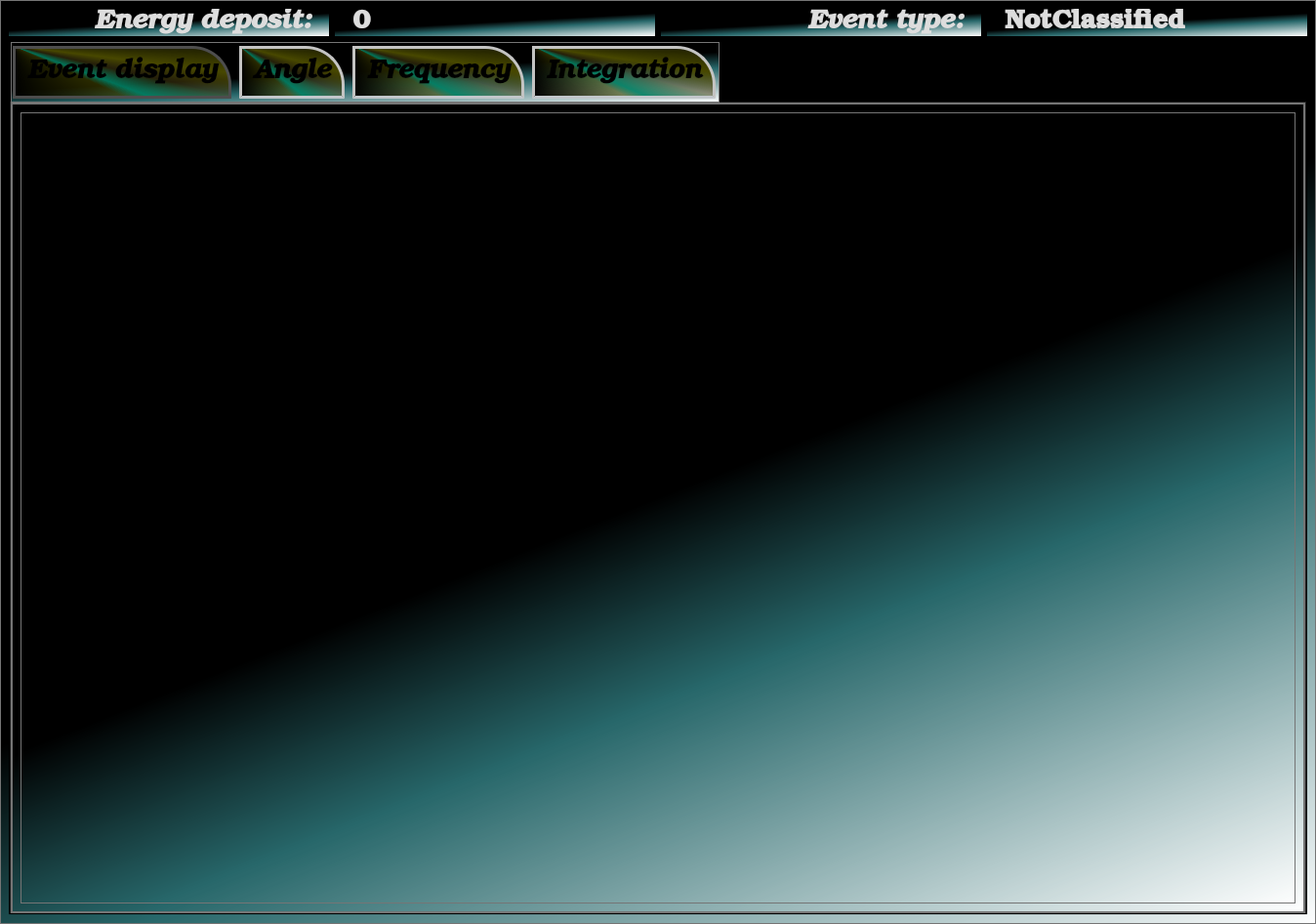
<?xml version="1.0" encoding="UTF-8"?>
<ui version="4.0">
 <class>MainWindow</class>
 <widget class="QMainWindow" name="MainWindow">
  <property name="geometry">
   <rect>
    <x>0</x>
    <y>0</y>
    <width>1348</width>
    <height>946</height>
   </rect>
  </property>
  <property name="minimumSize">
   <size>
    <width>0</width>
    <height>0</height>
   </size>
  </property>
  <property name="windowTitle">
   <string>Graph Window</string>
  </property>
  <property name="styleSheet">
   <string notr="true">
/*
    Android Material Dark
	COLOR_DARK     = #212121 Grey 900
	COLOR_MEDIUM   = #424242 Grey 800
	COLOR_MEDLIGHT = #757575 Grey 600
	COLOR_LIGHT    = #DDDDDD White
	COLOR_ACCENT   = #3F51B5 Indigo 500
*/

* {
	background:qlineargradient(spread:pad, x1:0.517, y1:0.25, x2:1, y2:1, stop:0.211207 rgba(0, 0, 0, 255), stop:0.456897 rgba(39, 103, 106, 255), stop:1 rgba(255, 255, 255, 255));
	color: #DDDDDD;
	border: 1px solid #757575;
}

QWidget::item:selected {
	background: #3F51B5;
}

QCheckBox, QRadioButton {
	border: none;
}

QRadioButton::indicator, QCheckBox::indicator {
	width: 13px;
	height: 13px;
}

QRadioButton::indicator::unchecked, QCheckBox::indicator::unchecked {
	border: 1px solid #757575;
	background: none;
}

QRadioButton::indicator:unchecked:hover, QCheckBox::indicator:unchecked:hover {
	border: 1px solid #DDDDDD;
}

QRadioButton::indicator::checked, QCheckBox::indicator::checked {
	border: 1px solid #757575;
	background: #757575;
}

QRadioButton::indicator:checked:hover, QCheckBox::indicator:checked:hover {
	border: 1px solid #DDDDDD;
	background: #DDDDDD;
}

QGroupBox {
	margin-top: 6px;
}

QGroupBox::title {
	top: -7px;
	left: 7px;
}

QScrollBar {
	border: 1px solid #757575;
	background: #212121;
}

QScrollBar:horizontal {
	height: 15px;
	margin: 0px 0px 0px 32px;
}

QScrollBar:vertical {
	width: 15px;
	margin: 32px 0px 0px 0px;
}

QScrollBar::handle {
	background: #424242;
	border: 1px solid #757575;
}

QScrollBar::handle:horizontal {
	border-width: 0px 1px 0px 1px;
}

QScrollBar::handle:vertical {
	border-width: 1px 0px 1px 0px;
}

QScrollBar::handle:horizontal {
	min-width: 20px;
}

QScrollBar::handle:vertical {
	min-height: 20px;
}

QScrollBar::add-line, QScrollBar::sub-line {
	background:#424242;
	border: 1px solid #757575;
	subcontrol-origin: margin;
}

QScrollBar::add-line {
	position: absolute;
}

QScrollBar::add-line:horizontal {
	width: 15px;
	subcontrol-position: left;
	left: 15px;
}

QScrollBar::add-line:vertical {
	height: 15px;
	subcontrol-position: top;
	top: 15px;
}

QScrollBar::sub-line:horizontal {
	width: 15px;
	subcontrol-position: top left;
}

QScrollBar::sub-line:vertical {
	height: 15px;
	subcontrol-position: top;
}

QScrollBar:left-arrow, QScrollBar::right-arrow, QScrollBar::up-arrow, QScrollBar::down-arrow {
	border: 1px solid #757575;
	width: 3px;
	height: 3px;
}

QScrollBar::add-page, QScrollBar::sub-page {
	background: none;
}

QAbstractButton:hover {
	background: #424242;
}

QAbstractButton:pressed {
	background: #757575;
}

QAbstractItemView {
	show-decoration-selected: 1;
	selection-background-color: #3F51B5;
	selection-color: #DDDDDD;
	alternate-background-color: #424242;
}

QHeaderView {
	border: 1px solid #757575;
}

QHeaderView::section {
	background: #212121;
	border: 1px solid #757575;
	padding: 4px;
}

QHeaderView::section:selected, QHeaderView::section::checked {
	background: #424242;
}

QTableView {
	gridline-color: #757575;
}

QTabBar {
	margin-left: 2px;
}

QTabBar::tab {
	border-radius: 0px;
	padding: 4px;
	margin: 4px;
}

QTabBar::tab:selected {
	background: #424242;
}

QComboBox::down-arrow {
	border: 1px solid #757575;
	background: #424242;
}

QComboBox::drop-down {
	border: 1px solid #757575;
	background: #424242;
}

QComboBox::down-arrow {
	width: 3px;
	height: 3px;
	border: 1px solid #757575;
}

QAbstractSpinBox {
	padding-right: 15px;
}

QAbstractSpinBox::up-button, QAbstractSpinBox::down-button {
	border: 1px solid #757575;
	background: #424242;
	subcontrol-origin: border;
}

QAbstractSpinBox::up-arrow, QAbstractSpinBox::down-arrow {
	width: 3px;
	height: 3px;
	border: 1px solid #757575;
}

QSlider {
	border: none;
}

QSlider::groove:horizontal {
	height: 5px;
	margin: 4px 0px 4px 0px;
}

QSlider::groove:vertical {
	width: 5px;
	margin: 0px 4px 0px 4px;
}

QSlider::handle {
	border: 1px solid #757575;
	background: #424242;
}

QSlider::handle:horizontal {
	width: 15px;
	margin: -4px 0px -4px 0px;
}

QSlider::handle:vertical {
	height: 15px;
	margin: 0px -4px 0px -4px;
}

QSlider::add-page:vertical, QSlider::sub-page:horizontal {
	background: #3F51B5;
}

QSlider::sub-page:vertical, QSlider::add-page:horizontal {
	background: #424242;
}

QLabel {
	border: none;
}

QProgressBar {
	text-align: center;
}

QProgressBar::chunk {
	width: 1px;
	background-color: #3F51B5;
}

QMenu::separator {
	background: #424242;
}

QStatusBar {
	border: 1px;
	color: #3F51B5;
}</string>
  </property>
  <property name="tabShape">
   <enum>QTabWidget::Rounded</enum>
  </property>
  <widget class="QWidget" name="centralwidget">
   <property name="autoFillBackground">
    <bool>false</bool>
   </property>
   <layout class="QGridLayout" name="gridLayout">
    <item row="0" column="2">
     <layout class="QGridLayout" name="gridLayout_2">
      <item row="0" column="1">
       <widget class="QLabel" name="EnergieDep">
        <property name="font">
         <font>
          <family>URW Bookman L</family>
          <pointsize>20</pointsize>
          <weight>75</weight>
          <italic>false</italic>
          <bold>true</bold>
         </font>
        </property>
        <property name="text">
         <string>  0</string>
        </property>
       </widget>
      </item>
      <item row="0" column="0">
       <widget class="QLabel" name="label">
        <property name="font">
         <font>
          <family>URW Bookman L</family>
          <pointsize>20</pointsize>
          <weight>75</weight>
          <italic>true</italic>
          <bold>true</bold>
         </font>
        </property>
        <property name="styleSheet">
         <string notr="true">background:qlineargradient(spread:repeat, x1:1, y1:0, x2:0, y2:1, stop:0.310345 rgba(156, 143, 137, 133), stop:0.378572 rgba(104, 117, 126, 145), stop:0.392241 rgba(135, 143, 88, 130), stop:0.479796 rgba(136, 129, 116, 208), stop:0.537455 rgba(185, 214, 223, 69), stop:0.543862 rgba(51, 38, 12, 69), stop:0.592552 rgba(52, 52, 52, 130), stop:0.597677 rgba(17, 42, 49, 255), stop:0.74569 rgba(48, 48, 48, 69), stop:0.891088 rgba(101, 95, 60, 69));
</string>
        </property>
        <property name="text">
         <string>Energy deposit:  </string>
        </property>
        <property name="alignment">
         <set>Qt::AlignRight|Qt::AlignTrailing|Qt::AlignVCenter</set>
        </property>
       </widget>
      </item>
      <item row="0" column="2">
       <widget class="QLabel" name="label_2">
        <property name="font">
         <font>
          <family>URW Bookman L</family>
          <pointsize>20</pointsize>
          <weight>75</weight>
          <italic>true</italic>
          <bold>true</bold>
         </font>
        </property>
        <property name="layoutDirection">
         <enum>Qt::LeftToRight</enum>
        </property>
        <property name="styleSheet">
         <string notr="true">background:qlineargradient(spread:repeat, x1:1, y1:0, x2:0, y2:1, stop:0.310345 rgba(156, 143, 137, 133), stop:0.378572 rgba(104, 117, 126, 145), stop:0.392241 rgba(135, 143, 88, 130), stop:0.479796 rgba(136, 129, 116, 208), stop:0.537455 rgba(185, 214, 223, 69), stop:0.543862 rgba(51, 38, 12, 69), stop:0.592552 rgba(52, 52, 52, 130), stop:0.597677 rgba(17, 42, 49, 255), stop:0.74569 rgba(48, 48, 48, 69), stop:0.891088 rgba(101, 95, 60, 69));
</string>
        </property>
        <property name="text">
         <string>Event type:  </string>
        </property>
        <property name="textFormat">
         <enum>Qt::AutoText</enum>
        </property>
        <property name="alignment">
         <set>Qt::AlignRight|Qt::AlignTrailing|Qt::AlignVCenter</set>
        </property>
       </widget>
      </item>
      <item row="0" column="3">
       <widget class="QLabel" name="EventType">
        <property name="font">
         <font>
          <family>URW Bookman L</family>
          <pointsize>20</pointsize>
          <weight>75</weight>
          <italic>false</italic>
          <bold>true</bold>
         </font>
        </property>
        <property name="text">
         <string>  NotClassified</string>
        </property>
       </widget>
      </item>
     </layout>
    </item>
    <item row="1" column="2">
     <widget class="QTabWidget" name="display">
      <property name="sizePolicy">
       <sizepolicy hsizetype="Expanding" vsizetype="Expanding">
        <horstretch>0</horstretch>
        <verstretch>0</verstretch>
       </sizepolicy>
      </property>
      <property name="minimumSize">
       <size>
        <width>1330</width>
        <height>0</height>
       </size>
      </property>
      <property name="maximumSize">
       <size>
        <width>16777215</width>
        <height>16777215</height>
       </size>
      </property>
      <property name="font">
       <font>
        <family>URW Bookman L</family>
        <pointsize>20</pointsize>
        <weight>75</weight>
        <italic>true</italic>
        <bold>true</bold>
       </font>
      </property>
      <property name="styleSheet">
       <string notr="true">QTabWidget::tab-bar {
left:0px;
}
/* Style the tab using the tab sub-control. Note that it reads QTabBar _not_ QTabWidget */

QTabBar::tab:selected {
border-color: rgb(77, 77, 77);
}

QTabWidget::pane { /* The tab widget frame */
border-top: 5px solid qlineargradient(spread:pad, x1:0.176, y1:1, x2:0.797, y2:1, stop:0 rgba(136, 106, 22, 255), stop:0.225 rgba(166, 140, 41, 255), stop:0.285 rgba(204, 181, 74, 255), stop:0.345 rgba(235, 219, 102, 255), stop:0.415 rgba(245, 236, 112, 255), stop:0.52 rgba(209, 190, 76, 255), stop:0.57 rgba(187, 156, 51, 255), stop:0.635 rgba(168, 142, 42, 255), stop:0.695 rgba(202, 174, 68, 255), stop:0.75 rgba(218, 202, 86, 255), stop:0.815 rgba(208, 187, 73, 255), stop:0.88 rgba(187, 156, 51, 255), stop:1 rgba(137, 108, 26, 255));
border-bottom:5px solid qlineargradient(spread:pad, x1:0.176, y1:1, x2:0.797, y2:1, stop:0 rgba(136, 106, 22, 255), stop:0.225 rgba(166, 140, 41, 255), stop:0.285 rgba(204, 181, 74, 255), stop:0.345 rgba(235, 219, 102, 255), stop:0.415 rgba(245, 236, 112, 255), stop:0.52 rgba(209, 190, 76, 255), stop:0.57 rgba(187, 156, 51, 255), stop:0.635 rgba(168, 142, 42, 255), stop:0.695 rgba(202, 174, 68, 255), stop:0.75 rgba(218, 202, 86, 255), stop:0.815 rgba(208, 187, 73, 255), stop:0.88 rgba(187, 156, 51, 255), stop:1 rgba(137, 108, 26, 255));
border-left:5px solid qlineargradient(spread:pad, x1:1, y1:0, x2:1, y2:1, stop:0 rgba(136, 106, 22, 255), stop:0.225 rgba(166, 140, 41, 255), stop:0.285 rgba(204, 181, 74, 255), stop:0.345 rgba(235, 219, 102, 255), stop:0.415 rgba(245, 236, 112, 255), stop:0.52 rgba(209, 190, 76, 255), stop:0.57 rgba(187, 156, 51, 255), stop:0.635 rgba(168, 142, 42, 255), stop:0.695 rgba(202, 174, 68, 255), stop:0.75 rgba(218, 202, 86, 255), stop:0.815 rgba(208, 187, 73, 255), stop:0.88 rgba(187, 156, 51, 255), stop:1 rgba(137, 108, 26, 255));
border-right:5px solid qlineargradient(spread:pad, x1:1, y1:0, x2:1, y2:1, stop:0 rgba(136, 106, 22, 255), stop:0.225 rgba(166, 140, 41, 255), stop:0.285 rgba(204, 181, 74, 255), stop:0.345 rgba(235, 219, 102, 255), stop:0.415 rgba(245, 236, 112, 255), stop:0.52 rgba(209, 190, 76, 255), stop:0.57 rgba(187, 156, 51, 255), stop:0.635 rgba(168, 142, 42, 255), stop:0.695 rgba(202, 174, 68, 255), stop:0.75 rgba(218, 202, 86, 255), stop:0.815 rgba(208, 187, 73, 255), stop:0.88 rgba(187, 156, 51, 255), stop:1 rgba(137, 108, 26, 255)) ;
}


QTabBar::tab {
background:qconicalgradient(cx:0, cy:0, angle:135, stop:0 rgba(0, 148, 114, 69), stop:0.375 rgba(0, 0, 0, 255), stop:0.452889 rgba(71, 72, 0, 145), stop:0.466983 rgba(1, 128, 99, 228), stop:0.503158 rgba(72, 69, 20, 130), stop:0.505423 rgba(72, 61, 20, 130), stop:0.55 rgba(72, 72, 0, 255), stop:0.668103 rgba(0, 0, 0, 255), stop:0.685345 rgba(72, 72, 0, 69), stop:0.905172 rgba(72, 57, 0, 130));
border: 3px solid #C4C4C3;
border-bottom-color: #C2C7CB; /* same as the pane color */
border-top-right-radius: 40px;
min-width: 33ex;
padding: 10px;
color:rgb(0, 0, 0);
}</string>
      </property>
      <property name="currentIndex">
       <number>0</number>
      </property>
      <property name="iconSize">
       <size>
        <width>16</width>
        <height>16</height>
       </size>
      </property>
      <property name="usesScrollButtons">
       <bool>true</bool>
      </property>
      <property name="documentMode">
       <bool>false</bool>
      </property>
      <property name="tabsClosable">
       <bool>false</bool>
      </property>
      <property name="movable">
       <bool>false</bool>
      </property>
      <widget class="QWidget" name="tracker">
       <property name="sizePolicy">
        <sizepolicy hsizetype="Preferred" vsizetype="Preferred">
         <horstretch>0</horstretch>
         <verstretch>0</verstretch>
        </sizepolicy>
       </property>
       <property name="minimumSize">
        <size>
         <width>1318</width>
         <height>0</height>
        </size>
       </property>
       <attribute name="title">
        <string>Event display</string>
       </attribute>
       <layout class="QGridLayout" name="gridLayout_6">
        <item row="0" column="0">
         <layout class="QGridLayout" name="gridLayout_5">
          <item row="0" column="0">
           <widget class="GraphicsLayoutWidget" name="plttracker">
            <property name="minimumSize">
             <size>
              <width>1040</width>
              <height>0</height>
             </size>
            </property>
           </widget>
          </item>
         </layout>
        </item>
       </layout>
      </widget>
      <widget class="QWidget" name="histogram">
       <property name="sizePolicy">
        <sizepolicy hsizetype="Preferred" vsizetype="Preferred">
         <horstretch>0</horstretch>
         <verstretch>0</verstretch>
        </sizepolicy>
       </property>
       <attribute name="title">
        <string>Angle</string>
       </attribute>
       <layout class="QGridLayout" name="gridLayout_8">
        <item row="0" column="0">
         <layout class="QGridLayout" name="gridLayout_7">
          <item row="0" column="0">
           <widget class="GraphicsLayoutWidget" name="plthistogram"/>
          </item>
         </layout>
        </item>
       </layout>
      </widget>
      <widget class="QWidget" name="frequency">
       <property name="sizePolicy">
        <sizepolicy hsizetype="Preferred" vsizetype="Preferred">
         <horstretch>0</horstretch>
         <verstretch>0</verstretch>
        </sizepolicy>
       </property>
       <attribute name="title">
        <string>Frequency</string>
       </attribute>
       <layout class="QGridLayout" name="gridLayout_10">
        <item row="0" column="0">
         <layout class="QGridLayout" name="gridLayout_9">
          <item row="0" column="0">
           <widget class="GraphicsLayoutWidget" name="pltfrequency"/>
          </item>
         </layout>
        </item>
       </layout>
      </widget>
      <widget class="QWidget" name="Integration_tab">
       <property name="sizePolicy">
        <sizepolicy hsizetype="Preferred" vsizetype="Preferred">
         <horstretch>0</horstretch>
         <verstretch>0</verstretch>
        </sizepolicy>
       </property>
       <attribute name="title">
        <string>Integration</string>
       </attribute>
       <layout class="QGridLayout" name="gridLayout_13">
        <item row="0" column="0">
         <layout class="QGridLayout" name="gridLayout_3">
          <item row="0" column="0">
           <widget class="GraphicsLayoutWidget" name="integview"/>
          </item>
         </layout>
        </item>
       </layout>
      </widget>
     </widget>
    </item>
   </layout>
  </widget>
  <action name="actionAll_pannel">
   <property name="checkable">
    <bool>false</bool>
   </property>
   <property name="enabled">
    <bool>true</bool>
   </property>
   <property name="text">
    <string>All pannel</string>
   </property>
  </action>
  <action name="actionHistogram">
   <property name="text">
    <string>Histogram</string>
   </property>
  </action>
  <action name="actionTracker">
   <property name="text">
    <string>Tracker</string>
   </property>
  </action>
  <action name="actionChannels">
   <property name="text">
    <string>Channels</string>
   </property>
   <property name="font">
    <font>
     <family>URW Bookman L</family>
     <pointsize>12</pointsize>
     <weight>75</weight>
     <bold>true</bold>
    </font>
   </property>
  </action>
  <action name="actionAll">
   <property name="text">
    <string>All</string>
   </property>
  </action>
 </widget>
 <customwidgets>
  <customwidget>
   <class>GraphicsLayoutWidget</class>
   <extends>QGraphicsView</extends>
   <header location="global">pyqtgraph</header>
  </customwidget>
 </customwidgets>
 <resources/>
 <connections/>
</ui>
